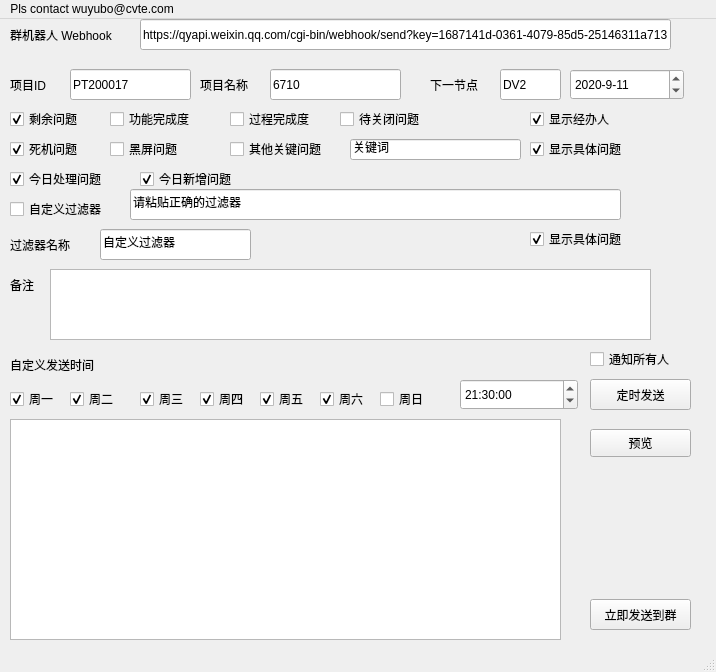
<?xml version="1.0" encoding="UTF-8"?>
<ui version="4.0">
 <class>MainWindow</class>
 <widget class="QMainWindow" name="MainWindow">
  <property name="geometry">
   <rect>
    <x>0</x>
    <y>0</y>
    <width>716</width>
    <height>672</height>
   </rect>
  </property>
  <property name="windowTitle">
   <string>MainWindow</string>
  </property>
  <widget class="QWidget" name="centralwidget">
   <widget class="QTextEdit" name="textEdit_analyze">
    <property name="geometry">
     <rect>
      <x>10</x>
      <y>400</y>
      <width>551</width>
      <height>221</height>
     </rect>
    </property>
   </widget>
   <widget class="QLineEdit" name="lineEdit_project">
    <property name="geometry">
     <rect>
      <x>70</x>
      <y>50</y>
      <width>121</width>
      <height>31</height>
     </rect>
    </property>
    <property name="text">
     <string>PT200017</string>
    </property>
   </widget>
   <widget class="QLineEdit" name="lineEdit_robot">
    <property name="geometry">
     <rect>
      <x>140</x>
      <y>0</y>
      <width>531</width>
      <height>31</height>
     </rect>
    </property>
    <property name="text">
     <string>https://qyapi.weixin.qq.com/cgi-bin/webhook/send?key=1687141d-0361-4079-85d5-25146311a713</string>
    </property>
   </widget>
   <widget class="QPushButton" name="ptn_send_robot">
    <property name="geometry">
     <rect>
      <x>590</x>
      <y>580</y>
      <width>101</width>
      <height>31</height>
     </rect>
    </property>
    <property name="text">
     <string>立即发送到群</string>
    </property>
   </widget>
   <widget class="QPushButton" name="ptn_timer_start">
    <property name="geometry">
     <rect>
      <x>590</x>
      <y>360</y>
      <width>101</width>
      <height>31</height>
     </rect>
    </property>
    <property name="text">
     <string>定时发送</string>
    </property>
   </widget>
   <widget class="QTimeEdit" name="timeEdit">
    <property name="geometry">
     <rect>
      <x>460</x>
      <y>360</y>
      <width>118</width>
      <height>31</height>
     </rect>
    </property>
    <property name="time">
     <time>
      <hour>21</hour>
      <minute>30</minute>
      <second>0</second>
     </time>
    </property>
   </widget>
   <widget class="QLabel" name="label_timer">
    <property name="geometry">
     <rect>
      <x>10</x>
      <y>330</y>
      <width>361</width>
      <height>31</height>
     </rect>
    </property>
    <property name="text">
     <string>自定义发送时间</string>
    </property>
   </widget>
   <widget class="QLabel" name="label_webhook">
    <property name="geometry">
     <rect>
      <x>10</x>
      <y>0</y>
      <width>131</width>
      <height>31</height>
     </rect>
    </property>
    <property name="text">
     <string>群机器人 Webhook</string>
    </property>
   </widget>
   <widget class="QLabel" name="label">
    <property name="geometry">
     <rect>
      <x>10</x>
      <y>50</y>
      <width>51</width>
      <height>31</height>
     </rect>
    </property>
    <property name="text">
     <string>项目ID</string>
    </property>
   </widget>
   <widget class="QLineEdit" name="lineEdit_project_name">
    <property name="geometry">
     <rect>
      <x>270</x>
      <y>50</y>
      <width>131</width>
      <height>31</height>
     </rect>
    </property>
    <property name="text">
     <string>6710</string>
    </property>
   </widget>
   <widget class="QLabel" name="label_2">
    <property name="geometry">
     <rect>
      <x>200</x>
      <y>50</y>
      <width>71</width>
      <height>31</height>
     </rect>
    </property>
    <property name="text">
     <string>项目名称</string>
    </property>
   </widget>
   <widget class="QLabel" name="label_3">
    <property name="geometry">
     <rect>
      <x>430</x>
      <y>50</y>
      <width>71</width>
      <height>31</height>
     </rect>
    </property>
    <property name="text">
     <string>下一节点</string>
    </property>
   </widget>
   <widget class="QDateEdit" name="dateEdit_projectPoint">
    <property name="geometry">
     <rect>
      <x>570</x>
      <y>50</y>
      <width>114</width>
      <height>31</height>
     </rect>
    </property>
    <property name="dateTime">
     <datetime>
      <hour>0</hour>
      <minute>0</minute>
      <second>0</second>
      <year>2020</year>
      <month>9</month>
      <day>11</day>
     </datetime>
    </property>
    <property name="displayFormat">
     <string>yyyy-M-d</string>
    </property>
   </widget>
   <widget class="QLineEdit" name="lineEdit_project_next">
    <property name="geometry">
     <rect>
      <x>500</x>
      <y>50</y>
      <width>61</width>
      <height>31</height>
     </rect>
    </property>
    <property name="text">
     <string>DV2</string>
    </property>
   </widget>
   <widget class="QLabel" name="label_4">
    <property name="geometry">
     <rect>
      <x>10</x>
      <y>250</y>
      <width>51</width>
      <height>31</height>
     </rect>
    </property>
    <property name="text">
     <string>备注</string>
    </property>
   </widget>
   <widget class="QCheckBox" name="checkBox_issues">
    <property name="geometry">
     <rect>
      <x>10</x>
      <y>90</y>
      <width>92</width>
      <height>20</height>
     </rect>
    </property>
    <property name="text">
     <string>剩余问题</string>
    </property>
    <property name="checked">
     <bool>true</bool>
    </property>
   </widget>
   <widget class="QCheckBox" name="checkBox_feature">
    <property name="geometry">
     <rect>
      <x>110</x>
      <y>90</y>
      <width>101</width>
      <height>20</height>
     </rect>
    </property>
    <property name="text">
     <string>功能完成度</string>
    </property>
    <property name="checked">
     <bool>false</bool>
    </property>
   </widget>
   <widget class="QCheckBox" name="checkBox_process">
    <property name="geometry">
     <rect>
      <x>230</x>
      <y>90</y>
      <width>111</width>
      <height>20</height>
     </rect>
    </property>
    <property name="text">
     <string>过程完成度</string>
    </property>
    <property name="checked">
     <bool>false</bool>
    </property>
   </widget>
   <widget class="QCheckBox" name="checkBox_testing">
    <property name="geometry">
     <rect>
      <x>340</x>
      <y>90</y>
      <width>111</width>
      <height>20</height>
     </rect>
    </property>
    <property name="text">
     <string>待关闭问题</string>
    </property>
    <property name="checked">
     <bool>false</bool>
    </property>
   </widget>
   <widget class="QCheckBox" name="checkBox_today">
    <property name="geometry">
     <rect>
      <x>10</x>
      <y>150</y>
      <width>121</width>
      <height>20</height>
     </rect>
    </property>
    <property name="text">
     <string>今日处理问题</string>
    </property>
    <property name="checked">
     <bool>true</bool>
    </property>
   </widget>
   <widget class="QCheckBox" name="checkBox_create">
    <property name="geometry">
     <rect>
      <x>140</x>
      <y>150</y>
      <width>121</width>
      <height>20</height>
     </rect>
    </property>
    <property name="text">
     <string>今日新增问题</string>
    </property>
    <property name="checked">
     <bool>true</bool>
    </property>
   </widget>
   <widget class="QPushButton" name="ptn_preview">
    <property name="geometry">
     <rect>
      <x>590</x>
      <y>410</y>
      <width>101</width>
      <height>28</height>
     </rect>
    </property>
    <property name="text">
     <string>预览</string>
    </property>
   </widget>
   <widget class="QCheckBox" name="checkBox_dead">
    <property name="geometry">
     <rect>
      <x>10</x>
      <y>120</y>
      <width>101</width>
      <height>20</height>
     </rect>
    </property>
    <property name="text">
     <string>死机问题</string>
    </property>
    <property name="checked">
     <bool>true</bool>
    </property>
   </widget>
   <widget class="QCheckBox" name="checkBox_black">
    <property name="geometry">
     <rect>
      <x>110</x>
      <y>120</y>
      <width>101</width>
      <height>20</height>
     </rect>
    </property>
    <property name="text">
     <string>黑屏问题</string>
    </property>
    <property name="checked">
     <bool>false</bool>
    </property>
   </widget>
   <widget class="QCheckBox" name="checkBox_other">
    <property name="geometry">
     <rect>
      <x>230</x>
      <y>120</y>
      <width>121</width>
      <height>20</height>
     </rect>
    </property>
    <property name="text">
     <string>其他关键问题</string>
    </property>
    <property name="checked">
     <bool>false</bool>
    </property>
   </widget>
   <widget class="QLineEdit" name="lineEdit_note_2">
    <property name="geometry">
     <rect>
      <x>350</x>
      <y>120</y>
      <width>171</width>
      <height>21</height>
     </rect>
    </property>
    <property name="text">
     <string>关键词</string>
    </property>
   </widget>
   <widget class="QCheckBox" name="checkBox_show_name">
    <property name="geometry">
     <rect>
      <x>530</x>
      <y>90</y>
      <width>101</width>
      <height>20</height>
     </rect>
    </property>
    <property name="text">
     <string>显示经办人</string>
    </property>
    <property name="checked">
     <bool>true</bool>
    </property>
   </widget>
   <widget class="QCheckBox" name="checkBox_show_issuse">
    <property name="geometry">
     <rect>
      <x>530</x>
      <y>120</y>
      <width>121</width>
      <height>20</height>
     </rect>
    </property>
    <property name="text">
     <string>显示具体问题</string>
    </property>
    <property name="checked">
     <bool>true</bool>
    </property>
   </widget>
   <widget class="QLineEdit" name="lineEdit_filter">
    <property name="geometry">
     <rect>
      <x>130</x>
      <y>170</y>
      <width>491</width>
      <height>31</height>
     </rect>
    </property>
    <property name="text">
     <string>请粘贴正确的过滤器</string>
    </property>
   </widget>
   <widget class="QCheckBox" name="checkBox_user_filter">
    <property name="geometry">
     <rect>
      <x>10</x>
      <y>180</y>
      <width>121</width>
      <height>20</height>
     </rect>
    </property>
    <property name="text">
     <string>自定义过滤器</string>
    </property>
    <property name="checked">
     <bool>false</bool>
    </property>
   </widget>
   <widget class="QCheckBox" name="checkBox_user_filter_iss">
    <property name="geometry">
     <rect>
      <x>530</x>
      <y>210</y>
      <width>121</width>
      <height>20</height>
     </rect>
    </property>
    <property name="text">
     <string>显示具体问题</string>
    </property>
    <property name="checked">
     <bool>true</bool>
    </property>
   </widget>
   <widget class="QLineEdit" name="lineEdit_filter_name">
    <property name="geometry">
     <rect>
      <x>100</x>
      <y>210</y>
      <width>151</width>
      <height>31</height>
     </rect>
    </property>
    <property name="text">
     <string>自定义过滤器</string>
    </property>
   </widget>
   <widget class="QLabel" name="label_5">
    <property name="geometry">
     <rect>
      <x>10</x>
      <y>210</y>
      <width>81</width>
      <height>31</height>
     </rect>
    </property>
    <property name="text">
     <string>过滤器名称</string>
    </property>
   </widget>
   <widget class="QTextEdit" name="textEdit_note">
    <property name="geometry">
     <rect>
      <x>50</x>
      <y>250</y>
      <width>601</width>
      <height>71</height>
     </rect>
    </property>
   </widget>
   <widget class="QCheckBox" name="checkBox_week_0">
    <property name="geometry">
     <rect>
      <x>10</x>
      <y>370</y>
      <width>61</width>
      <height>20</height>
     </rect>
    </property>
    <property name="text">
     <string>周一</string>
    </property>
    <property name="checked">
     <bool>true</bool>
    </property>
   </widget>
   <widget class="QCheckBox" name="checkBox_week_1">
    <property name="geometry">
     <rect>
      <x>70</x>
      <y>370</y>
      <width>61</width>
      <height>20</height>
     </rect>
    </property>
    <property name="text">
     <string>周二</string>
    </property>
    <property name="checked">
     <bool>true</bool>
    </property>
   </widget>
   <widget class="QCheckBox" name="checkBox_week_2">
    <property name="geometry">
     <rect>
      <x>140</x>
      <y>370</y>
      <width>61</width>
      <height>20</height>
     </rect>
    </property>
    <property name="text">
     <string>周三</string>
    </property>
    <property name="checked">
     <bool>true</bool>
    </property>
   </widget>
   <widget class="QCheckBox" name="checkBox_week_3">
    <property name="geometry">
     <rect>
      <x>200</x>
      <y>370</y>
      <width>61</width>
      <height>20</height>
     </rect>
    </property>
    <property name="text">
     <string>周四</string>
    </property>
    <property name="checked">
     <bool>true</bool>
    </property>
   </widget>
   <widget class="QCheckBox" name="checkBox_week_4">
    <property name="geometry">
     <rect>
      <x>260</x>
      <y>370</y>
      <width>61</width>
      <height>20</height>
     </rect>
    </property>
    <property name="text">
     <string>周五</string>
    </property>
    <property name="checked">
     <bool>true</bool>
    </property>
   </widget>
   <widget class="QCheckBox" name="checkBox_week_5">
    <property name="geometry">
     <rect>
      <x>320</x>
      <y>370</y>
      <width>61</width>
      <height>20</height>
     </rect>
    </property>
    <property name="text">
     <string>周六</string>
    </property>
    <property name="checked">
     <bool>true</bool>
    </property>
   </widget>
   <widget class="QCheckBox" name="checkBox_week_6">
    <property name="geometry">
     <rect>
      <x>380</x>
      <y>370</y>
      <width>61</width>
      <height>20</height>
     </rect>
    </property>
    <property name="text">
     <string>周日</string>
    </property>
    <property name="checked">
     <bool>false</bool>
    </property>
   </widget>
   <widget class="QCheckBox" name="checkBox_all">
    <property name="geometry">
     <rect>
      <x>590</x>
      <y>330</y>
      <width>101</width>
      <height>20</height>
     </rect>
    </property>
    <property name="text">
     <string>通知所有人</string>
    </property>
    <property name="checked">
     <bool>false</bool>
    </property>
   </widget>
  </widget>
  <widget class="QMenuBar" name="menubar">
   <property name="geometry">
    <rect>
     <x>0</x>
     <y>0</y>
     <width>716</width>
     <height>26</height>
    </rect>
   </property>
   <widget class="QMenu" name="menuhelp">
    <property name="title">
     <string>Pls contact wuyubo@cvte.com</string>
    </property>
   </widget>
   <addaction name="menuhelp"/>
  </widget>
  <widget class="QStatusBar" name="statusbar"/>
 </widget>
 <resources/>
 <connections/>
</ui>
